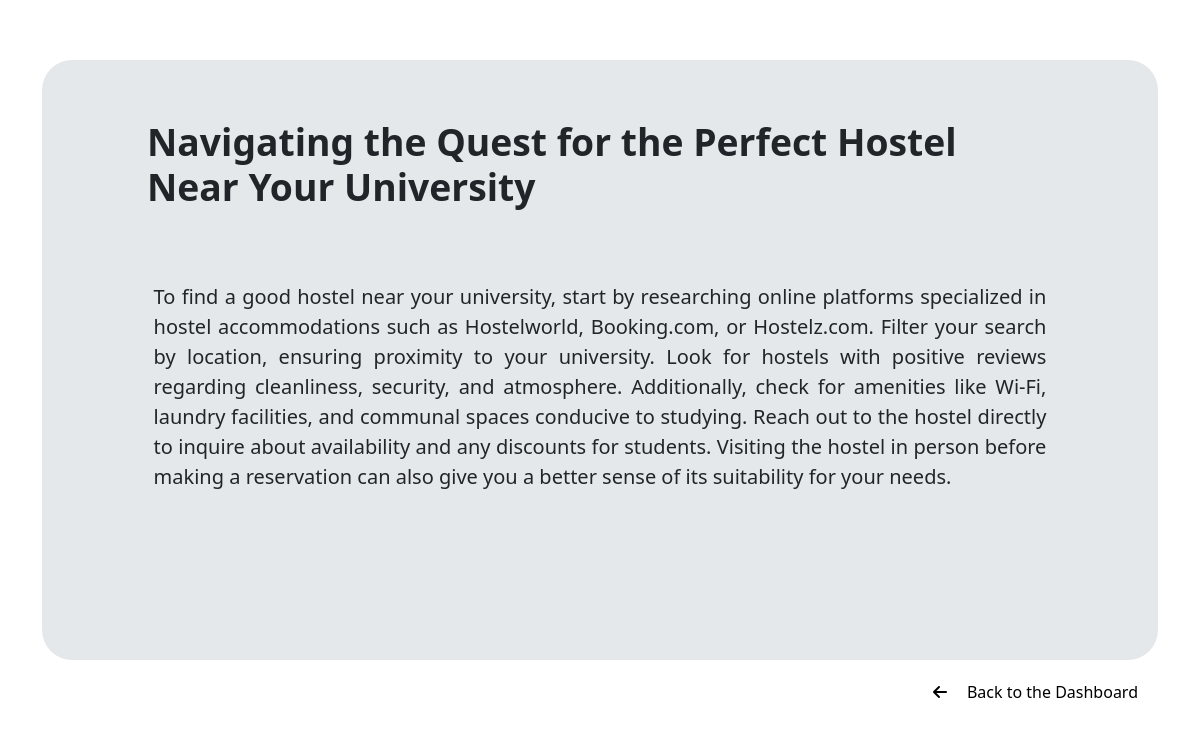
The app's page /Admin/articles.php?id=4 with its own data.
### tables this page shows
CREATE TABLE `articles` (
  `articleid` int(30) NOT NULL,
  `articlename` varchar(255) NOT NULL,
  `articlecontent` text NOT NULL
);

### Admin/articles.php (the view, shortened to what this page needs)
<?php
$conn = OpenCon();
if (isset($_GET['id'])) {
    $articleId = $_GET['id'];
    $sql = "SELECT articlename, articlecontent FROM articles WHERE articleid = ?";
    $stmt = $conn->prepare($sql);
    $stmt->bind_param("i", $articleId);
    $stmt->execute();
    $result = $stmt->get_result();
    if ($result->num_rows > 0) {
        $row = $result->fetch_assoc();
        $articleName = $row["articlename"];
        $articleContent = $row["articlecontent"];
    } else {
        echo "Article not found.";
        exit;
    }
} else {
    echo "Invalid request.";
    exit;
}
?>
<!DOCTYPE html>
<html lang="en">
<head>
    <link rel="stylesheet" href="articles.css">
    <link href="https://cdn.jsdelivr.net/npm/bootstrap@5.3.3/dist/css/bootstrap.min.css" rel="stylesheet">
</head>
<body>
    <div class="container" style="height: 100vh; flex-direction: column; display: flex; justify-content: center;">
        <div class="a-namepage">
            <div class="title">
                <h2 class="a-title"><?php echo $articleName; ?></h2>
            </div>
            <div class="a-pharagraph">
                <p class="p-text"><?php echo $articleContent; ?></p>
            </div>
        </div>
        <a style="text-decoration: none;" href="webadmin.php" target="parent">
            <div class="back-dash">
                <i class="fa-solid fa-arrow-left"></i><p>Back to the Dashboard</p>
            </div>
        </a>
    </div>
</body>
</html>

### Admin/articles.css (style rules this page uses)
body { background-color: #ffffff; align-items: center; font-family: 'Poppins', sans-serif; font-style: normal; }
.a-namepage { height: 75%; background-color: #E5E8EB; border-radius: 30px; }
.a-title { display: flex; justify-content: center; font-weight: bold; font-size: 2.33rem; margin-left: 105px; margin-right: 105px; }
.title { padding-top: 60px; }
.a-pharagraph { padding-top: 65px; display: flex; justify-content: center; }
.p-text { width: 80%; text-align: justify; font-size: 20px; }
.back-dash { display: flex; justify-content: flex-end; gap: 20px; color: black; align-items: baseline; padding: 20px; }

### records on screen
articles: articlename "Navigating the Quest for the Perfect Hostel Near Your University", articlecontent "To find a good hostel near your university, start by researching online platforms specialized in hostel accommodations such as Hostelworld, Booking.com, or Hostelz.com. Filter your search by location, ensuring proximity to your university. Look for hostels with positive reviews regarding cleanliness, security, and atmosphere. Additionally, check for amenities like Wi-Fi, laundry facilities, and communal spaces conducive to studying. Reach out to the hostel directly to inquire about availability and any discounts for students. Visiting the hostel in person before making a reservation can also give you a better sense of its suitability for your needs."
